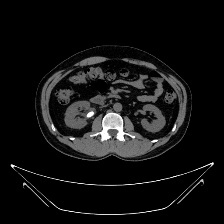
#> input picture dataset/stone/kidney-stone-0101.jpg, 224 x 224 px, found by its file name
$ jupyter execute stone_detection.ipynb
#> lines starting #> are read from the running program, lines starting #| are printed output that depends on the picture; after the words box and inside, x2 and y2 are one past the last pixel; in counts of white or black regions, pixels touching at a corner belong together
[cell 1]
import cv2
import numpy as np
import matplotlib.pyplot as plt

[cell 2]
# STEP 1 — LOAD IMAGE


image_path = r"D:\projects\PythonProject\PythonProject\PythonProject\PythonProject\image_p\dataset\stone\kidney-stone-0101.jpg"    #================ Enter your photo path =================

img = cv2.imread(image_path)
#> img is the input picture: shape (224, 224, 3); min 0, max 255, mean 19

if img is None:
    raise ValueError("Image not found")

# Convert BGR → RGB
img_rgb = cv2.cvtColor(img, cv2.COLOR_BGR2RGB)

# Convert to grayscale
gray = cv2.cvtColor(img, cv2.COLOR_BGR2GRAY)

# Original
plt.subplot(1,2,1)
plt.imshow(img_rgb)
plt.title("Original CT")
plt.axis("off")


plt.subplot(1,2,2)
plt.imshow(gray, cmap='gray')
plt.title("Grayscale")
plt.axis("off")
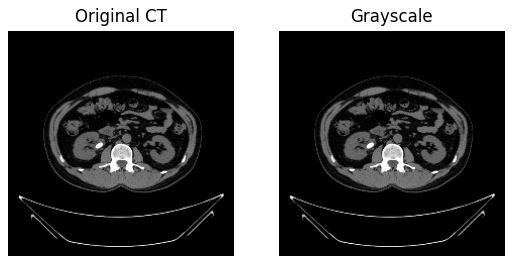
#> figure drawn by matplotlib, 2 panels

PREPROCESSING

[cell 3]
# STEP 2 — PREPROCESSING


# Gaussian blur for noise reduction
blur = cv2.GaussianBlur(gray, (5,5), 0)
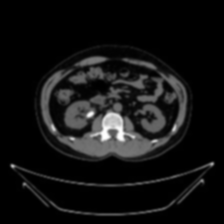
#> blur: shape (224, 224); min 0, max 254, mean 19

# CLAHE contrast enhancement
clahe = cv2.createCLAHE(
    clipLimit=2.0,
    tileGridSize=(8,8)
)

enhanced = blur


plt.imshow(enhanced, cmap='gray')
plt.axis("off")

[cell 4]
# AUTOMATIC BODY/IMAGE SHAPE DETECTION
# Removes outer black/background region


# Threshold to separate body from background
_, body_thresh = cv2.threshold(
    enhanced,
    15,
    255,
    cv2.THRESH_BINARY
)
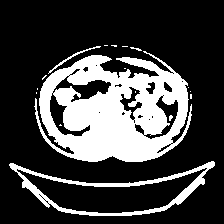
#> body_thresh: shape (224, 224); 25.7% white; 17 white regions (13 under 20 px)

# Find outer contours
contours, _ = cv2.findContours(
    body_thresh,
    cv2.RETR_EXTERNAL,
    cv2.CHAIN_APPROX_SIMPLE
)
#> contours = 14 contours, 11 with area under 20; largest, box (x1, y1, x2, y2) and area: (34, 51, 192, 162) 12376, (9, 161, 215, 216) 5474, (48, 46, 101, 74) 60

# Create empty mask
body_mask = np.zeros_like(enhanced)

# Get largest contour (main body/image area)
largest_contour = max(contours, key=cv2.contourArea)
#> largest_contour = contour of 455 points, box (x1, y1, x2, y2) (34, 51, 192, 162), area 12376

# Draw filled contour
cv2.drawContours(
    body_mask,
    [largest_contour],
    -1,
    255,
    thickness=cv2.FILLED
)
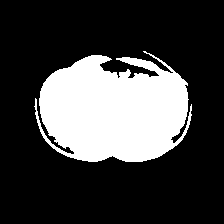
#> body_mask: shape (224, 224); 25.5% white; 1 white region, box (x1, y1, x2, y2) and area: (34, 51, 192, 162) 12787

# Apply mask
enhanced = cv2.bitwise_and(
    enhanced,
    body_mask
)

# REMOVE 100 PIXELS FROM DETECTED EDGE


remove_pixels = 34

# Create erosion kernel
kernel = np.ones((remove_pixels, remove_pixels), np.uint8)

# Shrink mask inward
inner_mask = cv2.erode(
    body_mask,
    kernel,
    iterations=1
)
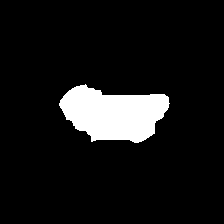
#> inner_mask: shape (224, 224); 8.7% white; 1 white region, box (x1, y1, x2, y2) and area: (59, 84, 170, 143) 4371

# Apply new mask
enhanced = cv2.bitwise_and(
    enhanced,
    inner_mask
)
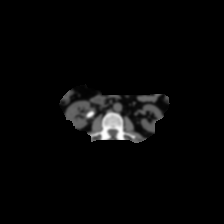
#> enhanced: shape (224, 224); min 0, max 254, mean 6.8


plt.imshow(enhanced, cmap='gray')
plt.axis("off")

THRESHOLD SEGMENTATION

[cell 5]
# STEP 3 — THRESHOLD SEGMENTATION


# Stones are very bright in CT
_, thresh = cv2.threshold(
    enhanced,
    225,
    255,
    cv2.THRESH_BINARY
)
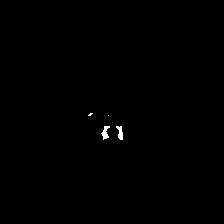
#> thresh: shape (224, 224); 0.27% white; 4 white regions (2 under 20 px), largest, box (x1, y1, x2, y2) and area: (101, 126, 110, 140) 66, (116, 126, 123, 140) 61
plt.imshow(thresh, cmap='gray')
plt.title("Threshold")
plt.axis("off")

MORPHOLOGICAL CLEANING

[cell 6]
# STEP 4 — MORPHOLOGICAL CLEANING


kernel = np.ones((1,1), np.uint8)

# Remove tiny noise
clean = cv2.morphologyEx(
    thresh,
    cv2.MORPH_OPEN,
    kernel
)

# Slight dilation to restore shape
kernel = np.ones((2,2), np.uint8)
clean = cv2.dilate(clean, kernel, iterations=1)
#> clean: shape (224, 224); 0.4% white; 4 white regions (2 under 20 px), largest, box (x1, y1, x2, y2) and area: (101, 126, 111, 141) 93, (116, 126, 124, 141) 85
plt.imshow(clean, cmap='gray')
plt.title("Morphological Clean")
plt.axis("off")

REMOVE SPINE USING CONNECTED COMPONENTS

[cell 7]
# STEP 5 — REMOVE SPINE USING CONNECTED COMPONENTS


num_labels, labels, stats, centroids = cv2.connectedComponentsWithStats(clean)
#> labels: shape (224, 224) int32; 5 distinct labels, from 0 to 4
#> num_labels = 5; stats = [[0, 0, 224, 224, 49976], [88, 113, 6, 4, 18], [108, 115, 2, 2, 4], [101, 126, 10, 15, 93], [116, 126, 8, 15, 85]]; centroids = [[111.5, 111.4], [90.5, 114.5], [108.5, 115.5], [105.5, 132.7], [120.2, 132.6]]

filtered = np.zeros_like(clean)

height, width = clean.shape
#> height = 224; width = 224

for i in range(1, num_labels):

    x = stats[i, cv2.CC_STAT_LEFT]
    y = stats[i, cv2.CC_STAT_TOP]
    w = stats[i, cv2.CC_STAT_WIDTH]
    h = stats[i, cv2.CC_STAT_HEIGHT]
    area = stats[i, cv2.CC_STAT_AREA]

    cx, cy = centroids[i]


    # SPINE CONDITIONS


    is_spine = (
        area > 400 and
        width * 0.35 < cx < width * 0.65 and
        cy > height * 0.45
    )

    # Keep only valid small bright regions
    if not is_spine:

        if 3 < area < 150:
            filtered[labels == i] = 255
#> this loop made 4 passes
#> (x, y, w, h, area, cx, cy) on passes 3 to 4: (101, 126, 10, 15, 93, 105.5, 132.7), (116, 126, 8, 15, 85, 120.2, 132.6)

[cell 8]
# STEP 6 — REMOVE CENTRAL SPINE REGION


# Extra protection against vertebra detection

cv2.rectangle(
    filtered,
    (int(width * 0.40), int(height * 0.55)),
    (int(width * 0.60), height),
    0,
    -1
)
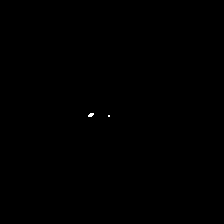
#> filtered: shape (224, 224); 0.04% white in thin lines or dots, all inside (x1, y1, x2, y2) = (88, 113, 110, 117)

[cell 9]
# STEP 7 — KIDNEY ROI MASK


roi_mask = np.zeros_like(filtered)

# Left kidney region
cv2.rectangle(
    roi_mask,
    (int(width * 0.10), int(height * 0.30)),
    (int(width * 0.45), int(height * 0.80)),
    255,
    -1
)
#> roi_mask: shape (224, 224); 17.8% white; 1 white region, box (x1, y1, x2, y2) and area: (22, 67, 101, 180) 8927

# Right kidney region
cv2.rectangle(
    roi_mask,
    (int(width * 0.55), int(height * 0.30)),
    (int(width * 0.90), int(height * 0.80)),
    255,
    -1
)
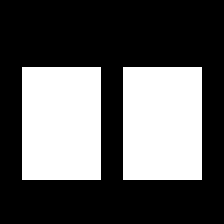
#> roi_mask: shape (224, 224); 35.6% white; 2 white regions, box (x1, y1, x2, y2) and area: (22, 67, 101, 180) 8927, (123, 67, 202, 180) 8927

# Apply ROI mask
kidney_only = cv2.bitwise_and(filtered, roi_mask)
#> kidney_only: shape (224, 224); 0.04% white in thin lines or dots, all inside (x1, y1, x2, y2) = (88, 113, 94, 117)

[cell 10]
# STEP 8 — FIND CONTOURS


contours, _ = cv2.findContours(
    kidney_only,
    cv2.RETR_EXTERNAL,
    cv2.CHAIN_APPROX_SIMPLE
)
#> contours = 1 item

# Output image
output = img_rgb.copy()

stone_count = 0

[cell 11]
# STEP 9 — FILTER STONE CANDIDATES


for cnt in contours:

    area = cv2.contourArea(cnt)

    # Ignore too small / too large objects
    if 3 < area < 120:

        perimeter = cv2.arcLength(cnt, True)

        if perimeter == 0:
            continue

        circularity = 4 * np.pi * area / (perimeter ** 2)

        # Stones are compact
        if circularity > 0.40:

            stone_count += 1

            x, y, w, h = cv2.boundingRect(cnt)

            # Draw contour
            cv2.drawContours(
                output,
                [cnt],
                -1,
                (0,255,0),
                2
            )

            # Draw rectangle
            cv2.rectangle(
                output,
                (x,y),
                (x+w,y+h),
                (255,0,0),
                2
            )

            # Label
            cv2.putText(
                output,
                "STONE",
                (x, y-5),
                cv2.FONT_HERSHEY_SIMPLEX,
                0.5,
                (255,255,0),
                1
            )

            print("================================")
            print("STONE DETECTED")
            print("================================")
            print(f"Area        : {area}")
            print(f"Perimeter   : {perimeter:.2f}")
            print(f"Circularity : {circularity:.3f}")
            print()
#> this loop made 1 pass
#> (area, perimeter, circularity, stone_count, x, y, w, h) on pass 1: (11, 13.66, 0.741, 1, 88, 113, 6, 4)
#| ================================
#| STONE DETECTED
#| ================================
#| Area        : 11.0
#| Perimeter   : 13.66
#| Circularity : 0.741
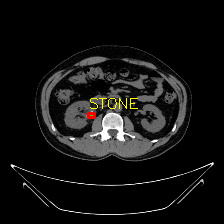
#> output: shape (224, 224, 3); 0.38% of pixels changed, all inside (x1, y1, x2, y2) = (87, 98, 138, 119)
#> after the loop, stone_count = 1

DISPLAY RESULTS

[cell 12]
# STEP 10 — DISPLAY RESULTS


plt.figure(figsize=(16,10))

# Original
plt.subplot(2,4,1)
plt.imshow(img_rgb)
plt.title("Original CT")
plt.axis("off")

# Grayscale
plt.subplot(2,4,2)
plt.imshow(gray, cmap='gray')
plt.title("Grayscale")
plt.axis("off")

# Enhanced
plt.subplot(2,4,3)
plt.imshow(enhanced, cmap='gray')
plt.title("CLAHE Enhanced")
plt.axis("off")

# Threshold
plt.subplot(2,4,4)
plt.imshow(thresh, cmap='gray')
plt.title("Threshold")
plt.axis("off")

# Morphological
plt.subplot(2,4,5)
plt.imshow(clean, cmap='gray')
plt.title("Morphological Clean")
plt.axis("off")

# Spine Removed
plt.subplot(2,4,6)
plt.imshow(filtered, cmap='gray')
plt.title("Spine Removed")
plt.axis("off")

# Kidney ROI
plt.subplot(2,4,7)
plt.imshow(kidney_only, cmap='gray')
plt.title("Kidney ROI")
plt.axis("off")

# Final Detection
plt.subplot(2,4,8)
plt.imshow(output)
plt.title(f"Detected Stones: {stone_count}")
plt.axis("off")

plt.tight_layout()
plt.show()

[cell 13]
# ============================================================
# FINAL RESULT
# ============================================================

if stone_count > 0:
    print(f"\nFINAL RESULT: {stone_count} Kidney Stone(s) Detected")
#| FINAL RESULT: 1 Kidney Stone(s) Detected
else:
    print("\nFINAL RESULT: No Kidney Stone Detected")

$ run again, with dataset/stone/kidney-stone-0009.jpg copied over dataset/stone/kidney-stone-0101.jpg
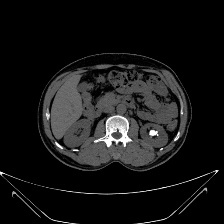
#> input picture dataset/stone/kidney-stone-0009.jpg, 224 x 224 px, found by its file name
#> img is the input picture: shape (224, 224, 3); min 0, max 255, mean 22.2
#> `_, body_thresh = cv2.threshold( enhanced, 15, 255, cv2.THRESH_BINARY )`:
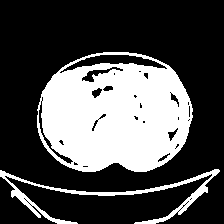
#> body_thresh: shape (224, 224); 30.8% white; 2 white regions
#> `contours, _ = cv2.findContours( body_thresh, cv2.RETR_EXTERNAL, cv2.CH..`: contours = 2 contours; box (x1, y1, x2, y2) and area: (37, 52, 193, 172) 14990, (0, 169, 220, 224) 1326
#> largest_contour = contour of 218 points, box (x1, y1, x2, y2) (37, 52, 193, 172), area 14990
#> body_mask: shape (224, 224); 30.3% white; 1 white region, box (x1, y1, x2, y2) and area: (37, 52, 193, 172) 15194
#> inner_mask: shape (224, 224); 14% white; 1 white region, box (x1, y1, x2, y2) and area: (56, 70, 173, 152) 7048
#> thresh: shape (224, 224); 0.27% white; 4 white regions (2 under 20 px), largest, box (x1, y1, x2, y2) and area: (120, 127, 129, 144) 67, (105, 136, 113, 146) 36
#> clean: shape (224, 224); 0.41% white; 3 white regions, box (x1, y1, x2, y2) and area: (120, 127, 130, 145) 96, (105, 128, 114, 147) 88, (151, 131, 157, 136) 23
#> labels: shape (224, 224) int32; 4 distinct labels, from 0 to 3
#> num_labels = 4; stats = [[0, 0, 224, 224, 49969], [120, 127, 10, 18, 96], [105, 128, 9, 19, 88], [151, 131, 6, 5, 23]]; centroids = [[111.5, 111.4], [124.2, 135.9], [109.6, 137.3], [153.3, 132.9]]
#> the loop `for i in range(1, num_labels): ` made 3 passes
#> (x, y, w, h, area, cx, cy) on passes 1 to 3: (120, 127, 10, 18, 96, 124.2, 135.9), (105, 128, 9, 19, 88, 109.6, 137.3), (151, 131, 6, 5, 23, 153.3, 132.9)
#> filtered: shape (224, 224); 0.05% white; 1 white region, box (x1, y1, x2, y2) and area: (151, 131, 157, 136) 23
#> `contours, _ = cv2.findContours( kidney_only, cv2.RETR_EXTERNAL, cv2.CH..`: contours = 1 contour, all with area under 20
#> the loop `for cnt in contours: ` made 1 pass
#> (area, perimeter, circularity, stone_count, x, y, w, h) on pass 1: (15, 15.66, 0.769, 1, 151, 131, 6, 5)
#> (printed output is left out)
#> after the loop `for cnt in contours:`:
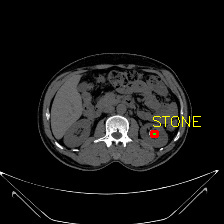
#> output: shape (224, 224, 3); 0.4% of pixels changed, all inside (x1, y1, x2, y2) = (150, 116, 201, 138)
#> after the loop `for cnt in contours:`: stone_count = 1
#| FINAL RESULT: 1 Kidney Stone(s) Detected

$ run again, with dataset/stone/kidney-stone-0017.jpg copied over dataset/stone/kidney-stone-0101.jpg
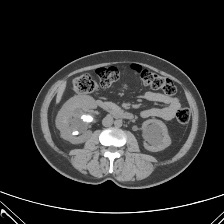
#> input picture dataset/stone/kidney-stone-0017.jpg, 224 x 224 px, found by its file name
#> img is the input picture: shape (224, 224, 3); min 0, max 255, mean 42.6
#> body_thresh: shape (224, 224); 42.1% white; 4 white regions
#> `contours, _ = cv2.findContours( body_thresh, cv2.RETR_EXTERNAL, cv2.CH..`: contours = 4 contours; box (x1, y1, x2, y2) and area: (30, 49, 208, 190) 19700, (0, 190, 224, 215) 781, (0, 200, 26, 224) 216, (210, 211, 224, 224) 84
#> largest_contour = contour of 230 points, box (x1, y1, x2, y2) (30, 49, 208, 190), area 19700
#> body_mask: shape (224, 224); 39.7% white; 1 white region, box (x1, y1, x2, y2) and area: (30, 49, 208, 190) 19931
#> inner_mask: shape (224, 224); 20.9% white; 1 white region, box (x1, y1, x2, y2) and area: (50, 67, 189, 172) 10462
#> thresh: shape (224, 224); 0.71% white; 4 white regions (1 under 20 px), largest, box (x1, y1, x2, y2) and area: (100, 130, 126, 146) 234, (105, 152, 119, 165) 74, (82, 116, 92, 122) 43
#> clean: shape (224, 224); 0.91% white; 4 white regions (1 under 20 px), largest, box (x1, y1, x2, y2) and area: (100, 130, 127, 147) 281, (105, 152, 120, 166) 102, (82, 116, 93, 123) 60
#> labels: shape (224, 224) int32; 5 distinct labels, from 0 to 4
#> num_labels = 5; stats = [[0, 0, 224, 224, 49721], [82, 116, 11, 7, 60], [100, 130, 27, 17, 281], [74, 132, 4, 3, 12], [105, 152, 15, 14, 102]]; centroids = [[111.5, 111.2], [87.05, 118.6], [111.1, 139.5], [75.5, 133], [111.9, 156.3]]
#> the loop `for i in range(1, num_labels): ` made 4 passes
#> (x, y, w, h, area, cx, cy) on passes 1, 2, 4: (82, 116, 11, 7, 60, 87.05, 118.6), (100, 130, 27, 17, 281, 111.1, 139.5), (105, 152, 15, 14, 102, 111.9, 156.3)
#> `contours, _ = cv2.findContours( kidney_only, cv2.RETR_EXTERNAL, cv2.CH..`: contours = 2 contours, 1 with area under 20; largest, box (x1, y1, x2, y2) and area: (82, 116, 93, 123) 46
#> the loop `for cnt in contours: ` made 2 passes
#> (area, perimeter, circularity, stone_count, x, y, w, h) on pass 2: (46.5, 27.9, 0.751, 2, 82, 116, 11, 7)
#> (printed output is left out)
#> after the loop `for cnt in contours:`:
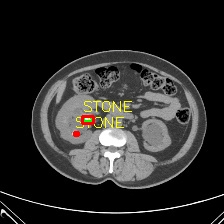
#> output: shape (224, 224, 3); 0.8% of pixels changed, all inside (x1, y1, x2, y2) = (73, 101, 132, 137)
#> after the loop `for cnt in contours:`: stone_count = 2
#| FINAL RESULT: 2 Kidney Stone(s) Detected
